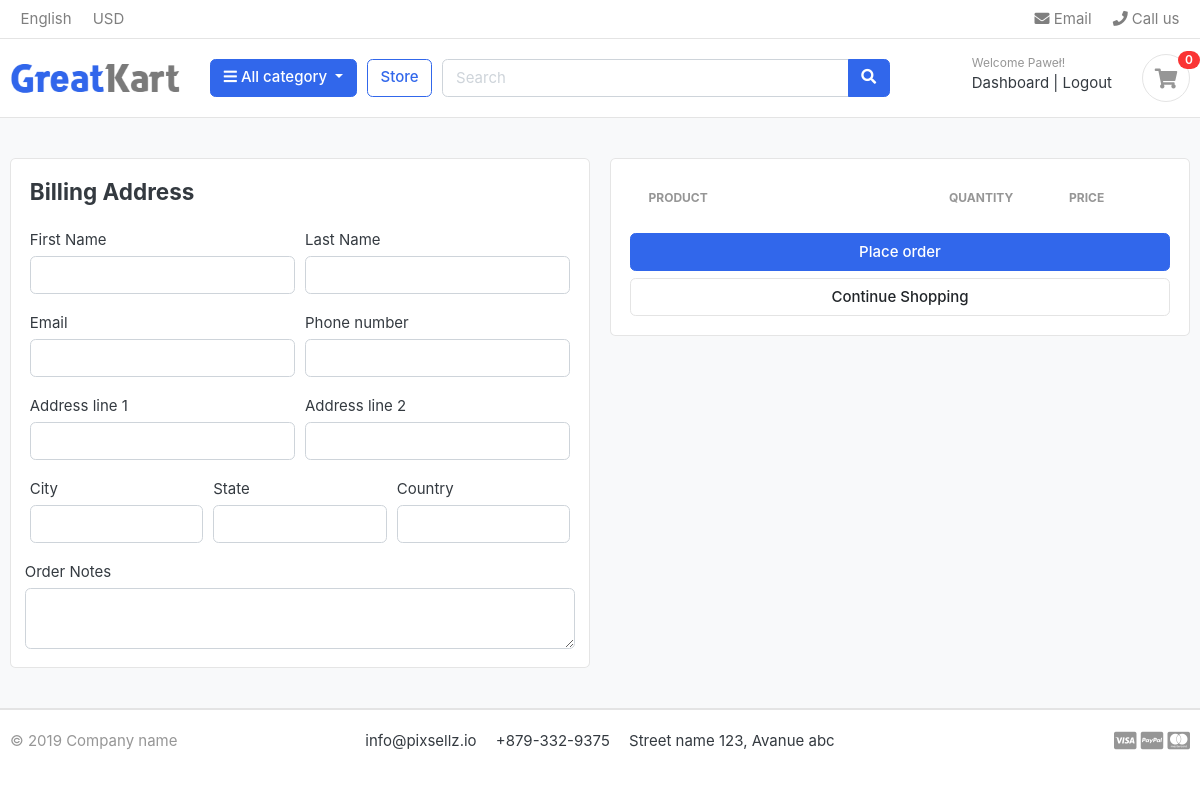
The app's page /cart/checkout/ (signed in), older data.
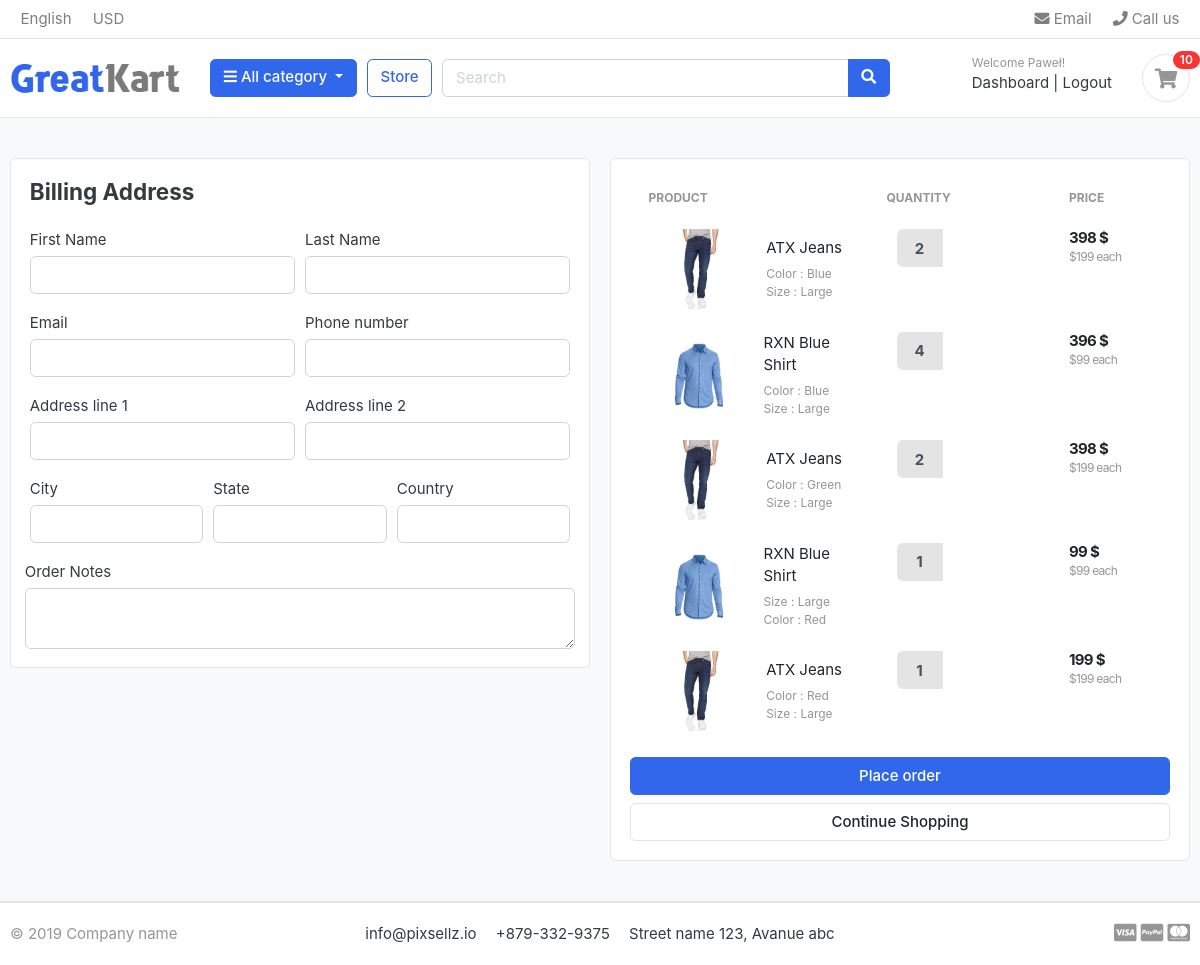
The same page, newer data.
### carts/models.py (models this page shows, shortened)
class CartItem(models.Model):
    user = models.ForeignKey(Account, on_delete=models.CASCADE, null=True)
    product = models.ForeignKey(product, on_delete=models.CASCADE)
    variations = models.ManyToManyField(Variation, blank=True)
    cart = models.ForeignKey(Cart, on_delete=models.CASCADE, null=True)
    quantity = models.IntegerField()
    is_active = models.BooleanField(default = True)
    def sub_total(self):
        return self.product.price * self.quantity

### store/models.py (models this page shows, shortened)
class product(models.Model):
    product_name = models.CharField(max_length=200, unique=True)
    slug = models.SlugField(max_length=200, unique=True)
    description = models.TextField(max_length=500,blank=True)
    price = models.IntegerField()
    images = models.ImageField(upload_to='photos/products')
    stock = models.IntegerField()
    is_available = models.BooleanField(default=True)
    category = models.ForeignKey(Category, on_delete = models.CASCADE)
    created_date = models.DateTimeField(auto_now_add = True)
    modified_date = models.DateTimeField(auto_now = True)
    def get_url(self):
        return reverse('product_detail', args=[self.category.slug,self.slug])

class Variation(models.Model):
    product = models.ForeignKey(product, on_delete=models.CASCADE)
    variation_category = models.CharField(max_length=100, choices=variation_category_choices)
    variation_value = models.CharField(max_length= 100)
    is_active = models.BooleanField(default=True)
    created_date = models.DateTimeField(auto_now=True)
    objects = VariationManager()

### carts/views.py (the view)
# urls.py: path('checkout/', views.checkout, name='checkout')
@login_required(login_url='login')
def checkout(request, total = 0, quantity = 0):
    try:
        tax = 0
        grand_total = 0
        cart_items = CartItem.objects.filter(user = request.user, is_active = True)
        for cart_item in cart_items:
            total += (cart_item.product.price*cart_item.quantity)
            quantity += cart_item.quantity
        tax = (0.08 * total)
        grand_total = total - tax
    except ObjectDoesNotExist :
        pass
    context = {
        'cart_items': cart_items,
        'total': total,
        'quantity': quantity,
        'tax': tax,
        'grand_total': grand_total
    }
    return render(request, 'store/checkout.html', context)

### carts/contect_processors.py (called while the page is built)
def counter(request):
    cart_count = 0
    if 'admin' in request.path:
        return ()
    else:
        try:
            cart = Cart.objects.filter(cart_id = _cart_id(request))
            if request.user.is_authenticated:
                cart_item = CartItem.objects.all().filter(user = request.user)
            else:
                cart_item = CartItem.objects.all().filter(cart = cart[:1])
            for cart_items in cart_item:
                cart_count += cart_items.quantity
        except Cart.DoesNotExist:
            cart_count = 0
    return dict(cart_count = cart_count)

### carts/views.py (called while the page is built)
def _cart_id(request):
    cart = request.session.session_key
    if not cart:
        cart = request.session.create()
    return cart

### category/context_processors.py (called while the page is built)
def menu_links(request):
    links = Category.objects.all
    return dict(links = links)

### category/models.py (called while the page is built)
    def get_url(self):
        return reverse('products_by_category', args = [self.slug])

### templates/store/checkout.html (shortened to what the changed rows need)
{% extends 'base.html' %}
{% block content %}
<section class="section-content padding-y bg">
	<div class="container">
	<div class="row">
		<aside class="col-lg-6">
			<div class="card">
                <div class="card-body">
                            <table class="table table-borderless table-shopping-cart">
                            <thead class="text-muted">
                            <tr class="small text-uppercase">
                            <th scope="col">Product</th>
                            <th scope="col" width="120">Quantity</th>
                            <th scope="col" width="120">Price</th>
                            </tr>
                            </thead>
                            <tbody>
                            {% for cart_items in cart_items %}
                            <tr>
                                <td>
                                    <figure class="itemside align-items-center">
                                        <div class="col"><img src="{{ cart_items.product.images.url }}" class="img-sm"></div>
                                        <figcaption class="info">
                                            <a href="{{ cart_items.product.get_url }}" class="title text-dark">{{ cart_items.product.product_name }}</a>
                                            <p class="text-muted small">
                                                {% if cart_items.variations.all %}
                                                    {% for item in cart_items.variations.all %}
                                                        {{ item.variation_category | capfirst }} : {{ item.variation_value }}
                                                        <br>
                                                    {% endfor %}
                                                {% endif %}
                                            </p>
                                        </figcaption>
                                    </figure>
                                </td>
                                <td>
                                    <div class="col">
                                        <div class="input-group input-spinner">
                                            <input type="text" class="form-control"  value="{{ cart_items.quantity }}" disabled>
                                        </div>
                                    </div>
                                </td>
                                <td>
                                    <div class="price-wrap">
                                        <var class="price">{{ cart_items.sub_total }} $</var>
                                        <small class="text-muted"> ${{ cart_items.product.price }} each </small>
                                    </div>
                            </tr>
                            {% endfor %}
                            </tbody>
                            </table>
			</div>
        </aside>
	</div>
</div>
</section>
{% endblock %}

### templates/includes/navbar.html (shortened to what this page needs)
{% load static %}
<header class="section-header">
    <nav class="navbar p-md-0 navbar-expand-sm navbar-light border-bottom">
    <div class="container">
      <div class="collapse navbar-collapse" id="navbarTop4">
        <ul class="navbar-nav mr-auto">
            <li class="nav-item dropdown">
                 <a href="#" class="nav-link">   English </a>
            </li>
            <li class="nav-item dropdown">
                <a href="#" class="nav-link"> USD </a>
            </li>
        </ul>
        <ul class="navbar-nav">
            <li><a href="#" class="nav-link"> <i class="fa fa-envelope"></i> Email </a></li>
            <li><a href="#" class="nav-link"> <i class="fa fa-phone"></i> Call us </a></li>
        </ul>
      </div>
    </div>
    </nav>
    <section class="header-main border-bottom">
        <div class="container">
    <div class="row align-items-center">
        <div class="col-lg-2 col-md-3 col-6">
            <a href="{% url 'home' %}" class="brand-wrap">
                <img class="logo" src="{% static './images/logo.png' %}">
            </a>
        </div>
        <div class="col-lg col-sm col-md col-6 flex-grow-0">
            <div class="category-wrap dropdown d-inline-block float-right">
                <button type="button" class="btn btn-primary dropdown-toggle" data-toggle="dropdown">
                    <i class="fa fa-bars"></i> All category
                </button>
            </div>
        </div>
        <a href="{% url 'store'  %}" class="btn btn-outline-primary">Store</a>
        <div class="col-lg  col-md-6 col-sm-12 col">
            <form action="{% url 'search' %}" class="search">
                <div class="input-group w-100">
                    <input type="text" class="form-control" style="width:60%;" placeholder="Search" name = "keyword">
                    <div class="input-group-append">
                      <button class="btn btn-primary" type="submit">
                        <i class="fa fa-search"></i>
                      </button>
                    </div>
                </div>
            </form>
        </div>
        <div class="col-lg-3 col-sm-6 col-8 order-2 order-lg-3">
                    <div class="d-flex justify-content-end mb-3 mb-lg-0">
                        {% if user.id is None %}
                        <div class="widget-header">
                            <small class="title text-muted">Welcome guest!</small>
                            <div>
                                <a href="{% url 'login' %}">Sign in</a> <span class="dark-transp"> | </span>
                                <a href="{% url 'register' %}"> Register</a>
                            </div>
                        </div>
                        {% else %}
                        <div class="widget-header">
                            <small class="title text-muted">Welcome {{user.first_name}}!</small>
                            <div>
                                <a href="{% url 'dashboard' %}">Dashboard</a> <span class="dark-transp"> | </span>
                                <a href="{% url 'logout' %}"> Logout </a>
                            </div>
                        </div>
                        {% endif %}
                        <a href="{% url 'cart' %}" class="widget-header pl-3 ml-3">
                            <div class="icon icon-sm rounded-circle border"><i class="fa fa-shopping-cart"></i></div>
                            <span class="badge badge-pill badge-danger notify">{{ cart_count }}</span>
                        </a>
                    </div>
                </div>
    </div>
        </div>
    </section>
    </header>

Row changes from the older to the newer data that the page shows:
added CartItem: product.images (picture), product.product_name "ATX Jeans", quantity "2", sub_total "398", product.price "199"
now on this page (row unchanged): Variation: variation_category "Color", variation_value "Blue", shown under "ATX Jeans"
now on this page (row unchanged): Variation: variation_category "Size", variation_value "Large"
added CartItem: product.images (picture), product.product_name "RXN Blue Shirt", quantity "4", sub_total "396", product.price "99"
added Variation: variation_category "Color", variation_value "Blue", shown under "RXN Blue Shirt"
added Variation: variation_category "Size", variation_value "Large"
added CartItem: product.images (picture), product.product_name "ATX Jeans", quantity "2", sub_total "398", product.price "199"
now on this page (row unchanged): Variation: variation_category "Color", variation_value "Green", shown under "ATX Jeans"
added CartItem: product.images (picture), product.product_name "RXN Blue Shirt", quantity "1", sub_total "99", product.price "99"
added Variation: variation_category "Color", variation_value "Red", shown under "RXN Blue Shirt"
added CartItem: product.images (picture), product.product_name "ATX Jeans", quantity "1", sub_total "199", product.price "199"
now on this page (row unchanged): Variation: variation_category "Color", variation_value "Red", shown under "ATX Jeans"
Text that changed along with them:
{{ cart_count }}: "0" → "10"
